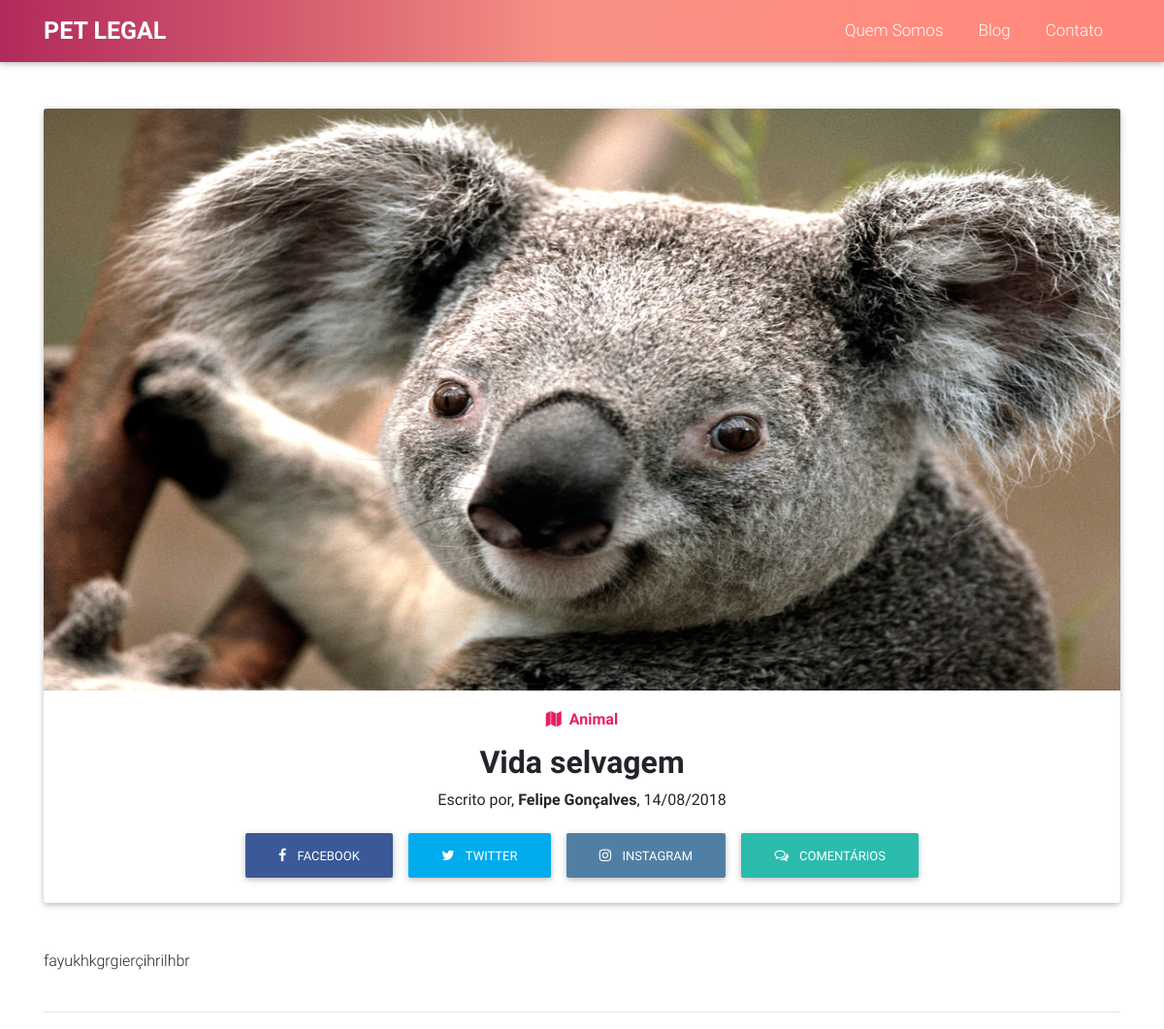
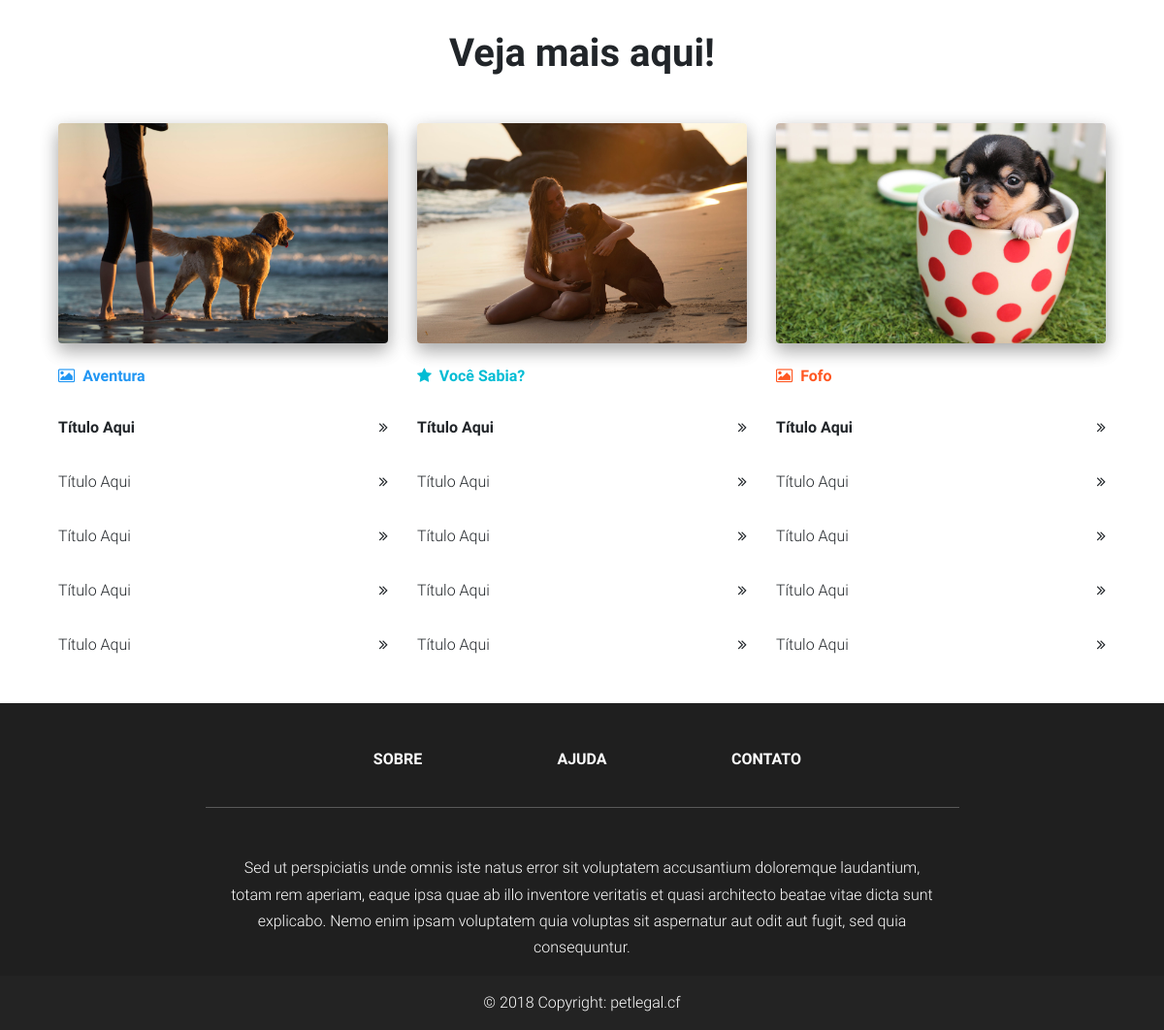
Screenshot of /pageart2.php?content=11 with the database file from the repository (2 pictures, top to bottom).
### tables this page shows
CREATE TABLE IF NOT EXISTS `artigo` (
  `id_artigo` int(11) NOT NULL AUTO_INCREMENT,
  `foto` char(255) NOT NULL,
  `categoria` char(30) NOT NULL,
  `titulo` char(30) NOT NULL,
  `resumo` char(200) NOT NULL,
  `data` datetime NOT NULL,
  `autor` char(50) NOT NULL,
  `conteudo` longtext NOT NULL,
  `status` enum('0','1') NOT NULL DEFAULT '1',
  PRIMARY KEY (`id_artigo`)
);

### pageart2.php (the view, shortened to what this page needs)
<!DOCTYPE html>
<html lang="pt-br">
    <?php include "head.php" ?>
    <body>
        <?php include "header.php" ?>
        <?php
        if(isset($_GET['content'])){
           $content = $_GET['content'];
           require_once 'conexao.php';
           $ap = "SELECT * FROM `artigo` WHERE id_artigo ='$content' AND data <=now() LIMIT 1";
           $apf = mysqli_query($conn, $ap);
        } else {
            header("location:index.php");
        }
        ?>
        <section class="my-5 container">
            <div class="row">
                <div class="col-md-12">
                    <?php while ($apr = mysqli_fetch_assoc($apf)) { ?>
                    <div class="card card-cascade wider reverse">
                        <div class="view view-cascade overlay">
                            <img class="card-img-top" height="600px;" src="img_art/<?php echo $apr['foto'];?>" alt="Image não disponível">
                        </div>
                        <div class="card-body card-body-cascade text-center">
                            <a href="#!" class="pink-text"><h6 class="font-weight-bold mb-3"><i class="fa fa-map pr-2"></i><?php echo $apr['categoria'];?></h6></a>
                            <h2 class="font-weight-bold"><a><?php echo $apr['titulo'];?></a></h2>
                            <p>Escrito por, <a><strong><?php echo $apr['autor'];?></strong></a>, <?php echo date("d/m/Y", strtotime($apr['data']));?></p>
                            <div class="social-counters">
                                <a style="background:#3b5998;color:#fff;" class="btn">
                                    <i class="fa fa-facebook pr-2"></i>
                                    <span class="clearfix d-none d-md-inline-block">Facebook</span>
                                </a>
                                <a style="background:#00aced;color:#fff;" class="btn btn-tw">
                                    <i class="fa fa-twitter pr-2"></i>
                                    <span class="clearfix d-none d-md-inline-block">Twitter</span>
                                </a>
                                <a style="background:#517fa4;color:#fff;" class="btn btn-gplus">
                                    <i class="fa fa-instagram pr-2"></i>
                                    <span class="clearfix d-none d-md-inline-block">Instagram</span>
                                </a>
                                <a class="btn btn-default">
                                    <i class="fa fa-comments-o pr-2"></i>
                                    <span class="clearfix d-none d-md-inline-block">Comentários</span>
                                </a>
                            </div>
                        </div>
                    </div>
                    <div class="mt-5">
                        <p><?php echo $apr['conteudo'];?></p>
                    </div>
        <?php } ?>
                </div>
            </div>
            <hr class="mb-5 mt-4">
            <section class="magazine-section my-5 container">
                <h2 class="h1-responsive font-weight-bold text-center my-5">Veja mais aqui!</h2>
                <div class="row">
                    <div class="col-lg-4 col-md-12 mb-lg-0 mb-5">
                        <div class="single-news mb-3">
                            <div class="view overlay rounded z-depth-2 mb-4">
                                <img class="img-fluid" src="img/img4.jpg" alt="Sample image">
                            </div>
                            <div class="row mb-3">
                                <div class="col-12">
                                    <a href="#!" class="blue-text">
                                        <h6 class="font-weight-bold mb-3">
                                            <i class="fa fa-image pr-2"></i>Aventura</h6>
                                    </a>
                                </div>
                            </div>
                            <div class="d-flex justify-content-between">
                                <div class="col-11 text-truncate pl-0 mb-3">
                                    <a class="font-weight-bold">Título Aqui</a>
                                </div>
                                <a><i class="fa fa-angle-double-right"></i></a>
                            </div>
                        </div>
                        <div class="single-news mb-3">
                            <div class="d-flex justify-content-between">
                                <div class="col-11 text-truncate pl-0 mb-3">
                                    <a>Título Aqui</a>
                                </div>
                                <a><i class="fa fa-angle-double-right"></i></a>
                            </div>
                        </div>
                        <div class="single-news mb-3">
                            <div class="d-flex justify-content-between">
                                <div class="col-11 text-truncate pl-0 mb-3">
                                    <a>Título Aqui</a>
                                </div>
                                <a><i class="fa fa-angle-double-right"></i></a>
                            </div>
                        </div>
                        <div class="single-news mb-3">
                            <div class="d-flex justify-content-between">
                                <div class="col-11 text-truncate pl-0 mb-3">
                                    <a>Título Aqui</a>
                                </div>
                                <a><i class="fa fa-angle-double-right"></i></a>
                            </div>
                        </div>
                        <div class="single-news">
                            <div class="d-flex justify-content-between">
                                <div class="col-11 text-truncate pl-0">
                                    <a>Título Aqui</a>
                                </div>
                                <a><i class="fa fa-angle-double-right"></i></a>
                            </div>
                        </div>
                    </div>
                    <div class="col-lg-4 col-md-6 mb-md-0 mb-5">
                        <div class="single-news mb-3">
                            <div class="view overlay rounded z-depth-2 mb-4">
                                <img class="img-fluid" src="img/img6.jpg" alt="Sample image">
                            </div>
                            <div class="row mb-3">
                                <div class="col-12">
                                    <a href="#!" class="cyan-text">
                                        <h6 class="font-weight-bold mb-3">
                                            <i class="fa fa-star pr-2"></i>Você Sabia?</h6>
                                    </a>
                                </div>
                            </div>
                            <div class="d-flex justify-content-between">
                                <div class="col-11 text-truncate pl-0 mb-3">
                                    <a class="font-weight-bold">Título Aqui</a>
                                </div>
                                <a><i class="fa fa-angle-double-right"></i></a>
                            </div>
                        </div>
                        <div class="single-news mb-3">
                            <div class="d-flex justify-content-between">
                                <div class="col-11 text-truncate pl-0 mb-3">
                                    <a>Título Aqui</a>
                                </div>
                                <a><i class="fa fa-angle-double-right"></i></a>
                            </div>
                        </div>
                        <div class="single-news mb-3">
                            <div class="d-flex justify-content-between">
                                <div class="col-11 text-truncate pl-0 mb-3">
                                    <a>Título Aqui</a>
                                </div>
                                <a><i class="fa fa-angle-double-right"></i></a>
                            </div>
                        </div>
                        <div class="single-news mb-3">
                            <div class="d-flex justify-content-between">
                                <div class="col-11 text-truncate pl-0 mb-3">
                                    <a>Título Aqui</a>
                                </div>
                                <a><i class="fa fa-angle-double-right"></i></a>
                            </div>
                        </div>
                        <div class="single-news">
                            <div class="d-flex justify-content-between">
                                <div class="col-11 text-truncate pl-0">
                                    <a>Título Aqui</a>
                                </div>
                                <a><i class="fa fa-angle-double-right"></i></a>
                            </div>
                        </div>
                    </div>
                    <div class="col-lg-4 col-md-6 mb-0">
                        <div class="single-news mb-3">
                            <div class="view overlay rounded z-depth-2 mb-4">
                                <img class="img-fluid" src="img/img5.jpg" alt="Sample image">
                            </div>
                            <div class="row mb-3">
                                <div class="col-12">
                                    <a href="#!" class="deep-orange-text">
                                        <h6 class="font-weight-bold mb-3">
                                            <i class="fa fa-image pr-2"></i>Fofo</h6>
                                    </a>
                                </div>
                            </div>
                            <div class="d-flex justify-content-between">
                                <div class="col-11 text-truncate pl-0 mb-3">
                                    <a class="font-weight-bold">Título Aqui</a>
                                </div>
                                <a><i class="fa fa-angle-double-right"></i></a>
                            </div>
                        </div>
                        <div class="single-news mb-3">
                            <div class="d-flex justify-content-between">
                                <div class="col-11 text-truncate pl-0 mb-3">
                                    <a>Título Aqui</a>
                                </div>
                                <a><i class="fa fa-angle-double-right"></i></a>
                            </div>
                        </div>
                        <div class="single-news mb-3">
                            <div class="d-flex justify-content-between">
                                <div class="col-11 text-truncate pl-0 mb-3">
                                    <a>Título Aqui</a>
                                </div>
                                <a><i class="fa fa-angle-double-right"></i></a>
                            </div>
                        </div>
                        <div class="single-news mb-3">
                            <div class="d-flex justify-content-between">
                                <div class="col-11 text-truncate pl-0 mb-3">
                                    <a>Título Aqui</a>
                                </div>
                                <a><i class="fa fa-angle-double-right"></i></a>
                            </div>
                        </div>
                        <div class="single-news">
                            <div class="d-flex justify-content-between">
                                <div class="col-11 text-truncate pl-0">
                                    <a>Título Aqui</a>
                                </div>
                                <a><i class="fa fa-angle-double-right"></i></a>
                            </div>
                        </div>
                    </div>
                </div>
            </section>
        </section>
        <?php include "footer.php" ?>
    </body>
</html>

### rows the page displays
artigo: foto (picture), categoria "Animal", titulo "Vida selvagem", autor "Felipe Gonçalves", data "14/08/2018", conteudo "fayukhkgrgierçihrilhbr"
